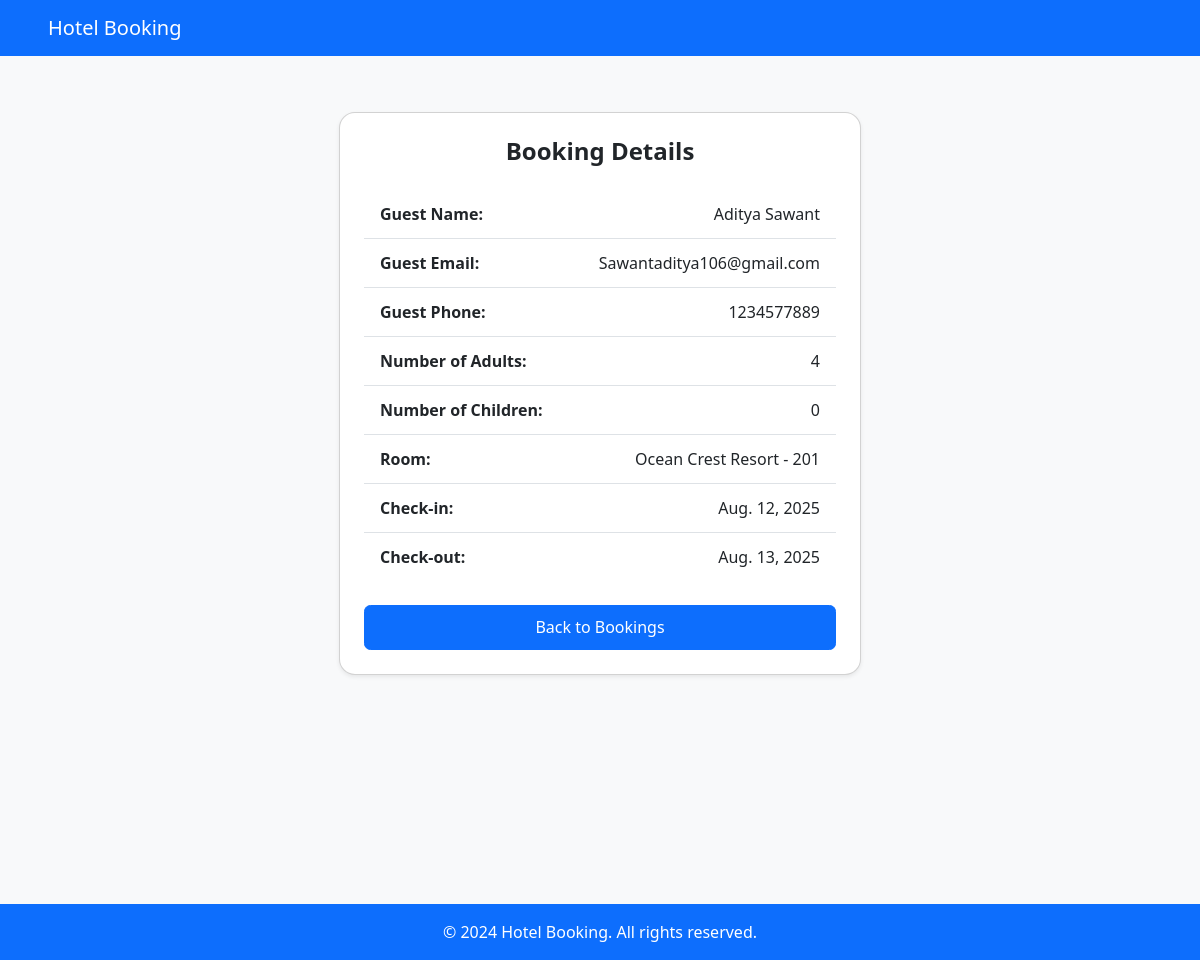
/bookings/10/, run on the app's committed database.
### booking/models.py (models this page shows, shortened)
class Booking(models.Model):
    PAYMENT_STATUS_CHOICES = [
        ('PENDING', 'Pending'),
        ('PAID', 'Paid'),
        ('FAILED', 'Failed'),
        ('CANCELLED', 'Cancelled'),
    ]
    room = models.ForeignKey(Room, on_delete=models.CASCADE)
    guest_name = models.CharField(max_length=255)
    guest_email = models.EmailField()
    guest_phone = models.CharField(max_length=20, blank=True, null=True)
    check_in = models.DateField()
    check_out = models.DateField()
    num_adults = models.PositiveIntegerField(default=1)
    num_children = models.PositiveIntegerField(default=0)
    total_amount = models.DecimalField(max_digits=10, decimal_places=2, null=True, blank=True)
    payment_status = models.CharField(max_length=20, choices=PAYMENT_STATUS_CHOICES, default='PENDING')
    order_id = models.CharField(max_length=100, blank=True, null=True)
    payment_date = models.DateTimeField(null=True, blank=True)
    created_at = models.DateTimeField(auto_now_add=True)
    num_rooms = models.IntegerField(default=1)

class Room(models.Model):
    hotel = models.ForeignKey(Hotel, on_delete=models.CASCADE, related_name='rooms')
    room_number = models.CharField(max_length=10)
    room_type = models.CharField(max_length=50)
    price = models.DecimalField(max_digits=8, decimal_places=2)
    is_available = models.BooleanField(default=True)
    image = models.ImageField(upload_to='rooms/', blank=True, null=True)
    bathroom_image = models.ImageField(upload_to='rooms/', blank=True, null=True)
    view_image = models.ImageField(upload_to='rooms/', blank=True, null=True)
    def __str__(self):
        return f"{self.hotel.name} - {self.room_number}"

class Hotel(models.Model):
    name = models.CharField(max_length=255)
    location = models.CharField(max_length=255)
    description = models.TextField()
    image = models.ImageField(upload_to='hotels/', blank=True, null=True)

### booking/views.py (the view)
# urls.py: path('bookings/<int:booking_id>/', views.view_booking, name='view_booking'),
def view_booking(request, booking_id):
    booking = get_object_or_404(Booking, id=booking_id)
    return render(request, 'view_booking.html', {'booking': booking})

### templates/view_booking.html (shortened to what this page needs)
{% load static %}
<!DOCTYPE html>
<html lang="en">
<head>
    <link href="https://cdn.jsdelivr.net/npm/bootstrap@5.3.0/dist/css/bootstrap.min.css" rel="stylesheet">
    <link rel="stylesheet" href="{% static 'css/style.css' %}">
</head>
<body>
    <nav class="navbar navbar-expand-lg navbar-dark bg-primary">
        <div class="container-fluid px-3 px-md-5">
            <a class="navbar-brand" href="/">Hotel Booking</a>
        </div>
    </nav>
    <div class="container py-4 py-md-5 min-vh-100" style="background:#f8f9fa;">
        <div class="row justify-content-center">
            <div class="col-12 col-sm-10 col-md-8 col-lg-6">
                <div class="card shadow-sm">
                    <div class="card-body overflow-auto">
                        <h3 class="card-title mb-4 text-center">Booking Details</h3>
                        <ul class="list-group list-group-flush mb-3">
                            <li class="list-group-item d-flex flex-wrap justify-content-between align-items-center"><strong>Guest Name:</strong> <span class="text-break">{{ booking.guest_name }}</span></li>
                            <li class="list-group-item d-flex flex-wrap justify-content-between align-items-center"><strong>Guest Email:</strong> <span class="text-break">{{ booking.guest_email }}</span></li>
                            <li class="list-group-item d-flex flex-wrap justify-content-between align-items-center"><strong>Guest Phone:</strong> <span class="text-break">{{ booking.guest_phone }}</span></li>
                            <li class="list-group-item d-flex flex-wrap justify-content-between align-items-center"><strong>Number of Adults:</strong> <span>{{ booking.num_adults }}</span></li>
                            <li class="list-group-item d-flex flex-wrap justify-content-between align-items-center"><strong>Number of Children:</strong> <span>{{ booking.num_children }}</span></li>
                            <li class="list-group-item d-flex flex-wrap justify-content-between align-items-center"><strong>Room:</strong> <span>{{ booking.room }}</span></li>
                            <li class="list-group-item d-flex flex-wrap justify-content-between align-items-center"><strong>Check-in:</strong> <span>{{ booking.check_in }}</span></li>
                            <li class="list-group-item d-flex flex-wrap justify-content-between align-items-center"><strong>Check-out:</strong> <span>{{ booking.check_out }}</span></li>
                        </ul>
                        <div class="d-grid gap-2">
                            <a href="/bookings/" class="btn btn-primary mt-2">Back to Bookings</a>
                        </div>
                    </div>
                </div>
            </div>
        </div>
    </div>
    <footer class="bg-primary text-white text-center py-3 mt-5">
        <div class="container-fluid px-3 px-md-5">
            &copy; 2024 Hotel Booking. All rights reserved.
        </div>
    </footer>
</body>
</html>

### static/css/style.css (style rules this page uses)
body { font-family: 'Segoe UI', Tahoma, Geneva, Verdana, sans-serif; background-color: #f8f9fa; }
.container { padding-left: 1rem; padding-right: 1rem; }
.row { display: flex; flex-wrap: wrap; margin-left: -0.5rem; margin-right: -0.5rem; }
.card { flex: 1 1 100%; border-radius: 1rem; margin: 0.5rem; box-shadow: 0 2px 8px rgba(0,0,0,0.08); background-color: #fff; }
.card-body { padding: 1.5rem; }
.card-title { font-size: 1.5rem; font-weight: 600; margin-bottom: 1rem; }
.list-group-item { font-size: 1rem; padding: 0.75rem 1rem; }
.btn { font-size: 1rem; padding: 0.6rem 1.2rem; border-radius: 0.4rem; }
footer { font-size: 1rem; padding: 1px; text-align: center; }

### data on the page
Booking: guest_name "Aditya Sawant", guest_email "Sawantaditya106@gmail.com", guest_phone "1234577889", num_adults "4", num_children "0", room "Ocean Crest Resort - 201", check_in "Aug. 12, 2025", check_out "Aug. 13, 2025"
